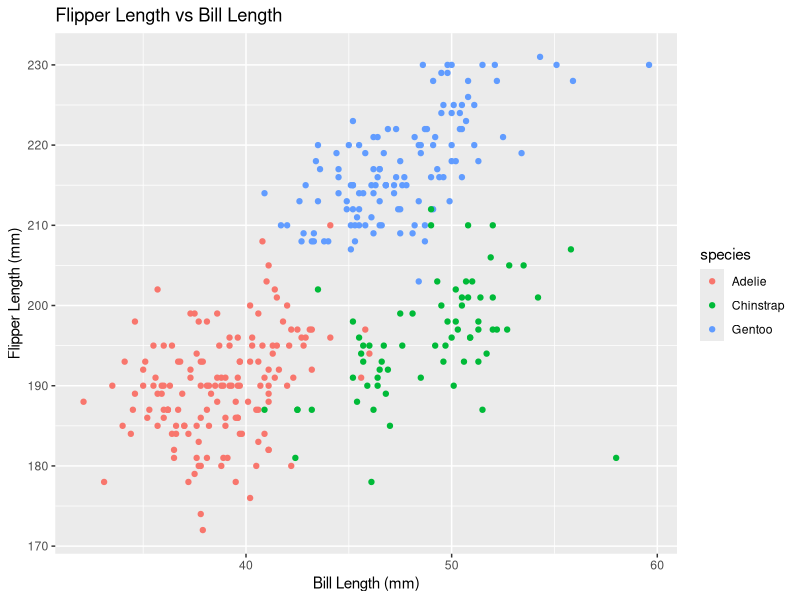
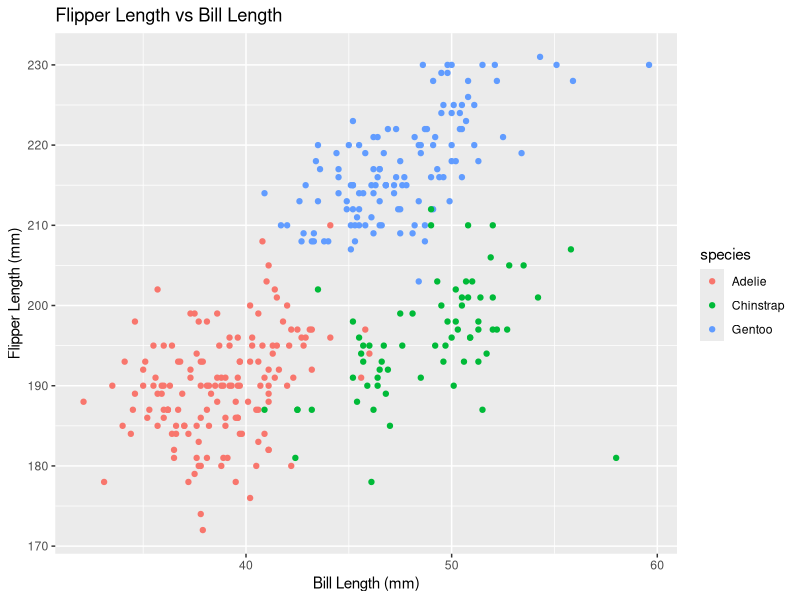

Reproduce these figures in R, in order.
## ---- chunk 1
library(tidyverse)
knitr::opts_chunk$set(echo = TRUE)
## ---- chunk 2
data("penguins", package = "palmerpenguins")
## ---- chunk 3
summary(penguins)
## ---- chunk 4
library(ggplot2)

ggplot(penguins, aes(x = bill_length_mm, y = flipper_length_mm, color = species)) +
  geom_point() +
  labs(title = "Flipper Length vs Bill Length", x = "Bill Length (mm)", y = "Flipper Length (mm)")
## ---- chunk 5
ggsave("scatterplot_flipper_vs_bill.jpg", width = 6, height = 4)
## ---- chunk 6
problem2_df = tibble(
  random_sample = rnorm(10),                       
  logical_vec = rnorm(10) > 0,                   
  char_vec = sample(letters, 10, replace = TRUE),  
  factor_vec = factor(sample(c("Level1", "Level2", "Level3"), 10, replace = TRUE))
)

problem2_df
## ---- chunk 7
random_sample = pull (problem2_df, var = random_sample)
mean(random_sample)

logical_vec = pull (problem2_df, var =logical_vec)
mean(logical_vec)

char_vec = pull (problem2_df, var =char_vec)
mean(char_vec)

factor_vec = pull (problem2_df, factor_vec)
mean(factor_vec)
